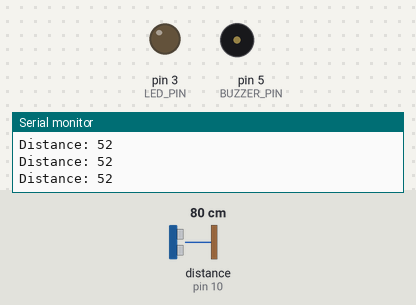
Bench run of a sketch on a simulated Arduino Uno, built with avr-gcc and run on an emulated ATmega328P. Parts: output pins drawn as LEDs (lit = HIGH), buzzer (waves = sounding, pin HIGH), the last lines printed to the serial monitor. Wiring (inferred from the names in the program): ultrasonic range finder: trigger pin 9; echo pin 10. Dashed ring = blinking. Inputs (shaded band) come from the test bench; at power-on: distance to the obstacle (sensor on pin 10) 80 cm. The echo pulse lasts 58.3 µs per cm; pins used as bus, display or sensor lines are not drawn.

Above: at 1.2 s.
1.3 s: distance to the obstacle (sensor on pin 10) set to 74 cm
At 1.8 s:
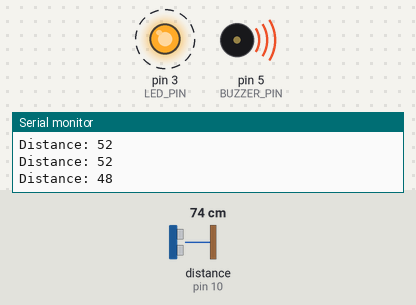
4.3 s: distance to the obstacle (sensor on pin 10) set to 120 cm
At 4.7 s:
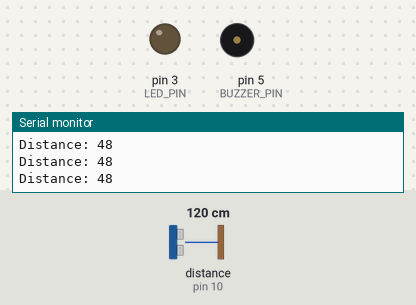
7.3 s: distance to the obstacle (sensor on pin 10) set to 60 cm
At 10.2 s:
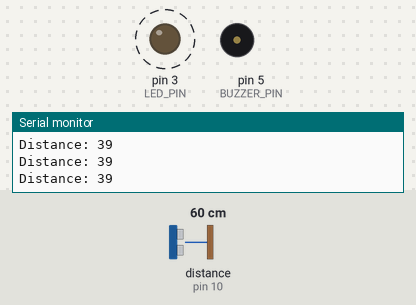
10.3 s: distance to the obstacle (sensor on pin 10) set to 299 cm
At 11.1 s:
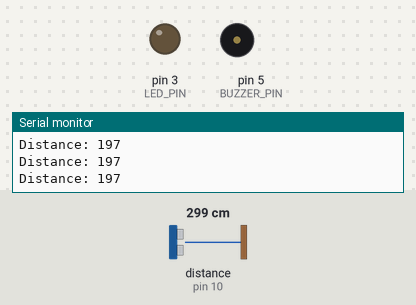
Timing chart, 0 to 12.8 s (numbered marks = the images above; inputs shaded):
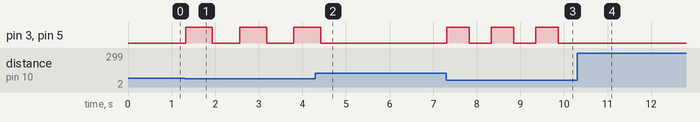

Measured:
- the behaviour switches between 78 and 77 cm on distance to the obstacle (sensor on pin 10) (found by bisection; images 0 and 1)
- after the input at 1.3 s, pin 3 (LED_PIN), pin 5 (BUZZER_PIN): alternates HIGH for 0.62 s and LOW for 0.62 s, starting at once
- after the input at 4.3 s, pin 3 (LED_PIN), pin 5 (BUZZER_PIN): goes on until 4.4 s, then stays LOW
- after the input at 7.3 s, pin 3 (LED_PIN), pin 5 (BUZZER_PIN): alternates HIGH for 0.51 s and LOW for 0.51 s, starting at once
- after the input at 10.3 s, pin 3 (LED_PIN), pin 5 (BUZZER_PIN): stops changing and stays LOW

The sketch:

distance_sensor.ino
```cpp
#define TRIG_PIN 9
#define ECHO_PIN 10
#define LED_PIN 3
#define BUZZER_PIN 5

long duration;
int distance;

void setup() {
  pinMode(TRIG_PIN, OUTPUT);
  pinMode(ECHO_PIN, INPUT);
  pinMode(LED_PIN, OUTPUT);
  pinMode(BUZZER_PIN, OUTPUT);
  Serial.begin(9600);
}

void loop() {
  // Trigger ultrasonic burst
  digitalWrite(TRIG_PIN, LOW);
  delayMicroseconds(2);
  digitalWrite(TRIG_PIN, HIGH);
  delayMicroseconds(10);
  digitalWrite(TRIG_PIN, LOW);

  // Read echo
  duration = pulseIn(ECHO_PIN, HIGH);
  distance = duration * 0.034 / 3;  // cm

  Serial.print("Distance: ");
  Serial.println(distance);

  if (distance > 50 || distance <= 0) {
    digitalWrite(LED_PIN, LOW);
    digitalWrite(BUZZER_PIN, LOW);
  } else {
    // Map the distance into a blink/beep delay: closer means faster
    int delayTime = map(distance, 1, 30, 50, 400);  // tweak to taste

    // LED blink
    digitalWrite(LED_PIN, HIGH);
    digitalWrite(BUZZER_PIN, HIGH);
    delay(delayTime);
    digitalWrite(LED_PIN, LOW);
    digitalWrite(BUZZER_PIN, LOW);
    delay(delayTime);
  }
}
```
